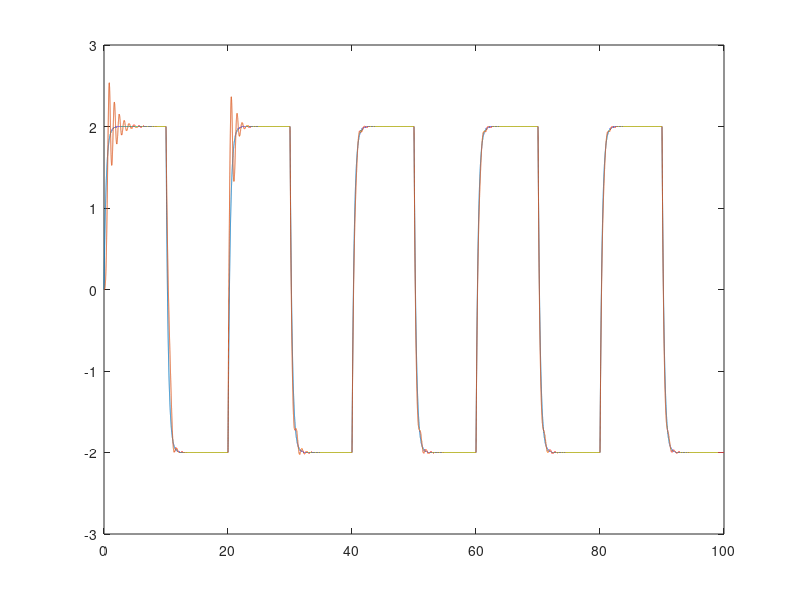

Reproduce this figure in MATLAB.
%{
Pedro Henrique Diehl
Controle Adaptativo
Model Reference Adaptative Control MIT
%}
clc, close all, clear all

fs = 10^3;
Ts = 1 / fs;

simulation_time = 100;
simulation_time_array = 0:Ts:simulation_time;

ap = 1;
bp = 0.8;
Ap = [-ap];
Bp = [bp];
Cp = [1];
x = [0 0];

am = 3;
bm = 3;
Am = [-am];
Bm = [bm];
Cm = [1];
xm = [0 0];

gamma = 10; % Atribuir valores
theta1 = [0 0];
theta2 = [0 0];
zetar = [0];
zetay = [0];
for k = 2:length(simulation_time_array) - 1
    t(k) = k * Ts;
    r(k) = 2 * square((2 * pi / 20) * k * Ts);
    
    y(k) = Cp * x(k);
    ym(k) = Cm * xm(k); 
    
    e1(k) = y(k) - ym(k);
    
    u(k) = theta1(k) * r(k) - theta2(k) * y(k);
    
    zetar(k) = (3 * Ts * r(k) + zetar(k - 1)) / (1 + 3 * Ts);
    zetay(k) = (3 * Ts * y(k) + zetay(k - 1)) / (1 + 3 * Ts);
   
    theta1(k + 1) = theta1(k) - Ts * gamma * zetar(k) * e1(k);
    theta2(k + 1) = theta2(k) + Ts * gamma * zetay(k) * e1(k);
    
    x(k + 1) = x(k) + Ts * (Ap * x(k) + Bp * u(k));
    xm(k + 1) = xm(k) + Ts * (Am * xm(k) + Bm * r(k));
end

plot(t, ym)
hold on 
plot(t, y)

